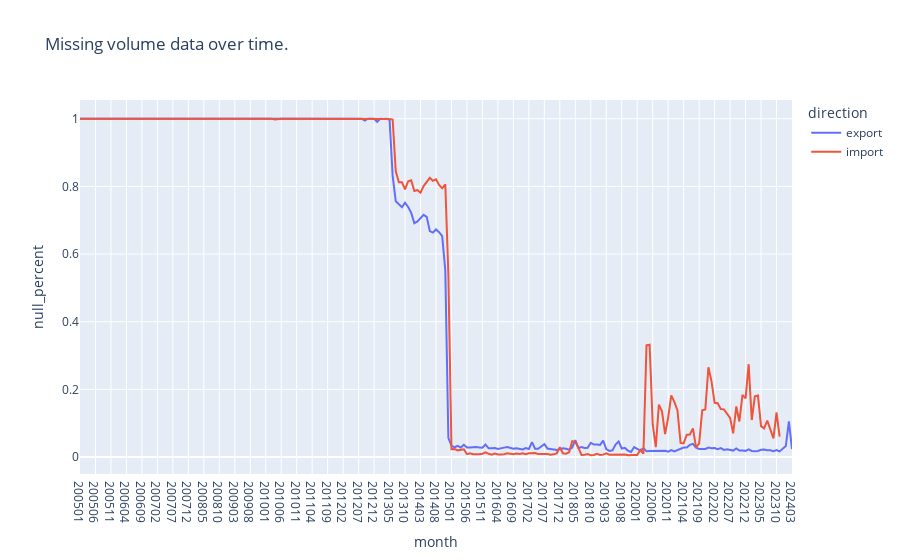

Notebook code for this chart:
### Markdown cell above
### Missing Data

The PIERS BOL data contains many missing values. Some of these, e.g. TEUs, are missing systematically related to date. The issues of missing volume data is a open question to S&P, although it has been many weeks with no response from them. In the meantime, we fill missing volume data with the mean from the rest of the dataset. (Note: if no help is to come from S&P, a nearest neighbor imputation may yield better results.)

### Code cell
lf = pl.concat(
    [imports_lf.select('direction', 'month', 'teus'),
    exports_lf.select('direction', 'month', 'teus')]
)
nulls_over_time_plotly(lf, group_var='direction', time_var='month', value_var='teus', title='Missing volume data over time.')

### Figure 1 — Plotly figure (JSON) as saved in the notebook; plotly's stock layout.template omitted (floating-point values rounded to 4 significant figures; data arrays with more than 128 entries replaced by an {"elided": "..."} marker saying what was removed)
{"data": [{"hovertemplate": "direction=export<br>month=%{x}<br>null_percent=%{y}<extra></extra>", "legendgroup": "export", "line": {"color": "#636efa", "dash": "solid"}, "marker": {"symbol": "circle"}, "mode": "lines", "name": "export", "orientation": "v", "showlegend": true, "type": "scatter", "x": {"elided": "231 str values"}, "xaxis": "x", "y": {"elided": "231 float values"}, "yaxis": "y"}, {"hovertemplate": "direction=import<br>month=%{x}<br>null_percent=%{y}<extra></extra>", "legendgroup": "import", "line": {"color": "#EF553B", "dash": "solid"}, "marker": {"symbol": "circle"}, "mode": "lines", "name": "import", "orientation": "v", "showlegend": true, "type": "scatter", "x": {"elided": "227 str values"}, "xaxis": "x", "y": {"elided": "227 float values"}, "yaxis": "y"}], "layout": {"legend": {"title": {"text": "direction"}, "tracegroupgap": 0}, "title": {"text": "Missing volume data over time."}, "xaxis": {"anchor": "y", "domain": [0, 1], "title": {"text": "month"}}, "yaxis": {"anchor": "x", "domain": [0, 1], "title": {"text": "null_percent"}}}}
